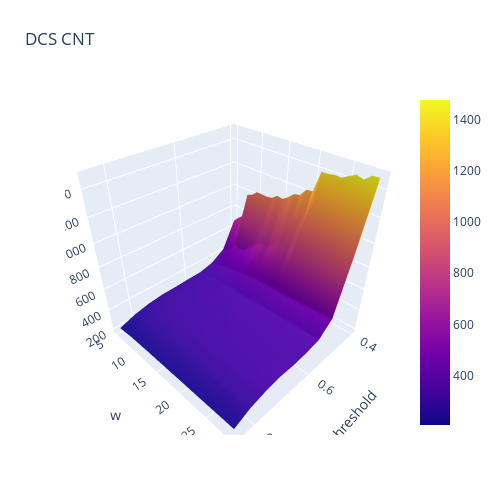

This figure's notebook cell:
### Code cell
fig = go.Figure(data=[go.Surface(z=cnts, x=ts, y=ws)])
fig.update_layout(title='DCS CNT', autosize=False,
                  width=500, height=500,
                  margin=dict(l=65, r=50, b=65, t=90), scene = dict(
                    yaxis_title='w',
                    xaxis_title='threshold',
                    zaxis_title='f1'))

### Figure 1 — Plotly figure (JSON) as saved in the notebook; plotly's stock layout.template omitted (floating-point values rounded to 4 significant figures; data arrays with more than 128 entries replaced by an {"elided": "..."} marker saying what was removed)
{"data": [{"type": "surface", "x": [0.4, 0.45, 0.5, 0.55, 0.6, 0.65, 0.7, 0.75, 0.8, 0.85], "y": [5, 6, 7, 8, 9, 10, 11, 12, 13, 14, 15, 16, 17, 18, 19, 20, 21, 22, 23, 24, 25, 26, 27, 28, 29], "z": {"elided": "25x10 int values"}}], "layout": {"autosize": false, "height": 500, "margin": {"b": 65, "l": 65, "r": 50, "t": 90}, "scene": {"xaxis": {"title": {"text": "threshold"}}, "yaxis": {"title": {"text": "w"}}, "zaxis": {"title": {"text": "f1"}}}, "title": {"text": "DCS CNT"}, "width": 500}}
